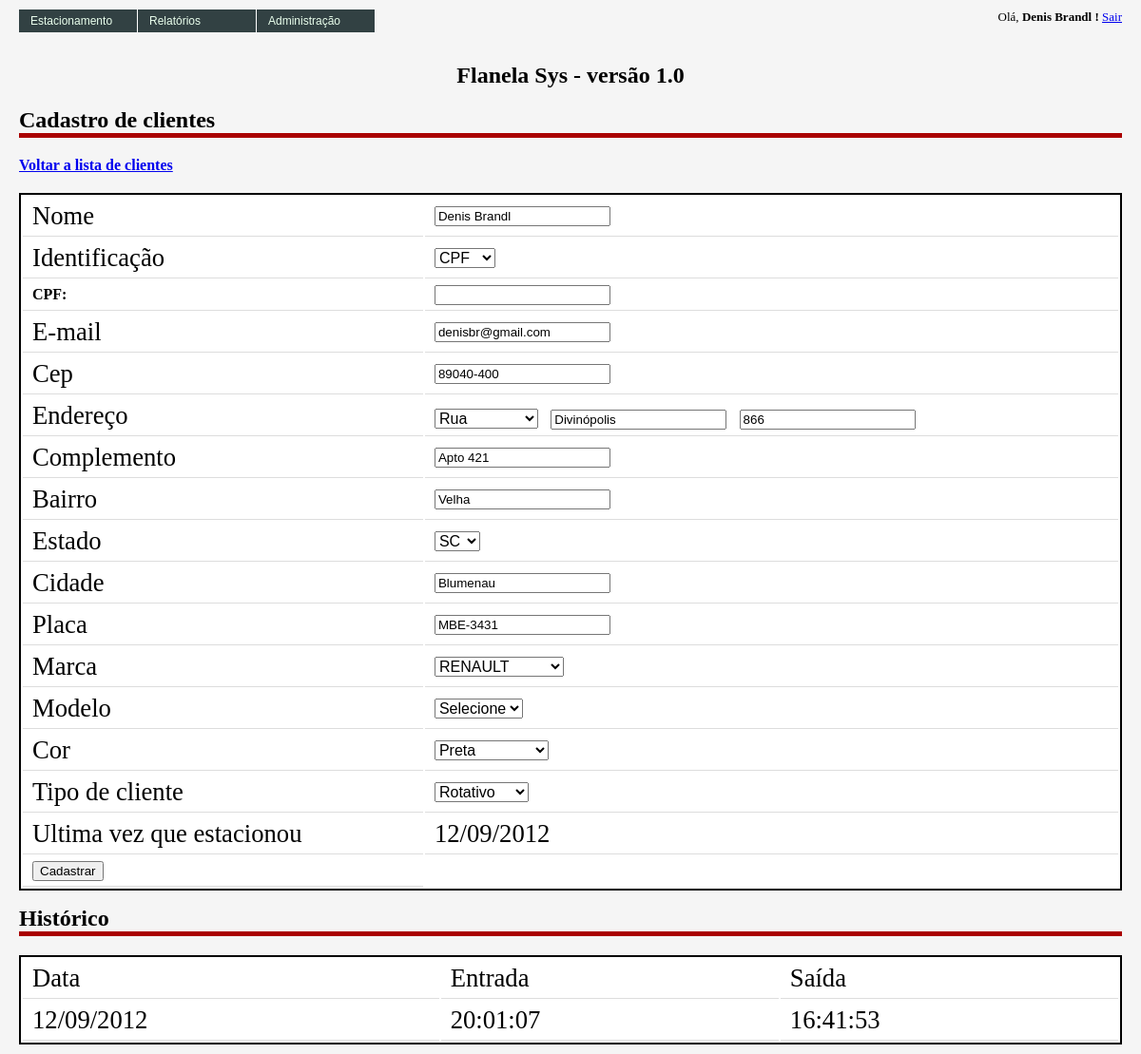
Before: /admin/clientes/cadastrar_cliente.php (signed in) with the older database file.
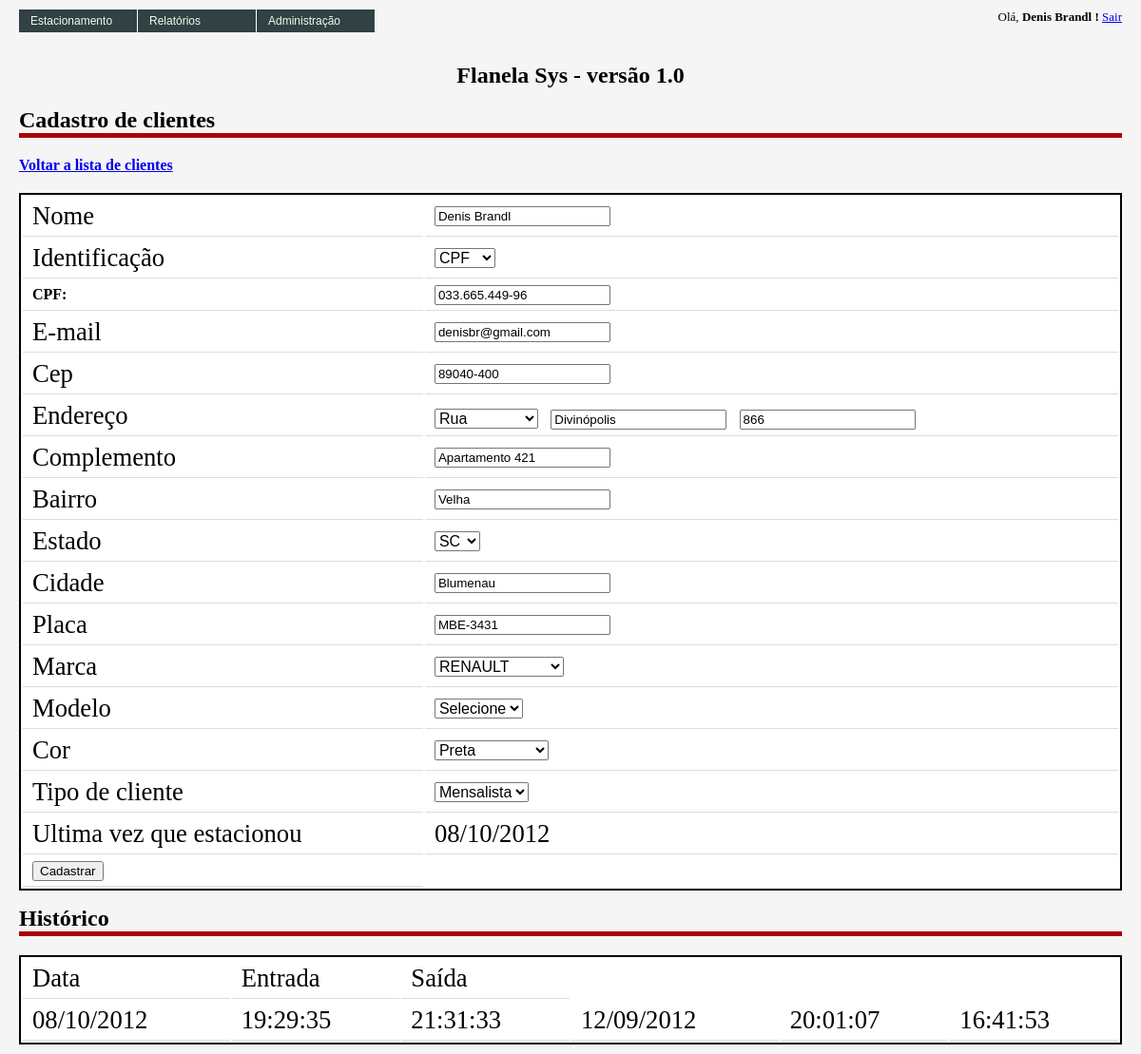
After: the same page with the newer database file.
### tables this page shows
CREATE TABLE IF NOT EXISTS `fla_clientes` (
  `cod_cliente` int(10) unsigned NOT NULL AUTO_INCREMENT,
  `nom_cliente` varchar(100) DEFAULT NULL,
  `cpf_cnpj_cliente` varchar(14) NOT NULL DEFAULT '0',
  `insc_municipal_cliente` varchar(14) NOT NULL DEFAULT '0',
  `insc_estadual_cliente` varchar(14) NOT NULL DEFAULT '0',
  `email_cliente` varchar(150) NOT NULL,
  `cep_cliente` varchar(9) NOT NULL DEFAULT '00000-000',
  `tip_rua_cliente` varchar(15) NOT NULL DEFAULT 'Rua',
  `des_end_cliente` varchar(200) NOT NULL,
  `num_end_cliente` int(6) NOT NULL DEFAULT '0',
  `com_end_cliente` varchar(150) NOT NULL,
  `bairro_end_cliente` varchar(150) NOT NULL,
  `estado_cliente` varchar(2) NOT NULL DEFAULT 'SC',
  `cidade_cliente` varchar(200) NOT NULL DEFAULT 'Blumenau',
  `tipo_cliente` varchar(1) NOT NULL DEFAULT 'R',
  `des_cor` int(6) DEFAULT NULL,
  `des_placa` varchar(8) NOT NULL,
  `cod_modelo` int(6) DEFAULT NULL,
  `cod_marca` int(6) DEFAULT NULL,
  PRIMARY KEY (`cod_cliente`)
);

CREATE TABLE IF NOT EXISTS `fla_rotatividade` (
  `cod_rotatividade` int(10) unsigned NOT NULL AUTO_INCREMENT,
  `des_placa` varchar(10) DEFAULT NULL,
  `hor_entrada` time DEFAULT NULL,
  `hor_saida` time DEFAULT NULL,
  `dat_cadastro` date DEFAULT NULL,
  `dat_saida` date DEFAULT NULL,
  `cod_preco` int(1) DEFAULT NULL,
  `val_total` decimal(5,2) DEFAULT NULL,
  `val_cobrado` decimal(5,2) DEFAULT NULL,
  `des_justificativa` varchar(200) DEFAULT NULL,
  `des_situacao` char(1) DEFAULT NULL,
  `cod_cartao` int(6) NOT NULL,
  `tem_permanencia` varchar(5) DEFAULT NULL,
  `val_desconto` decimal(5,2) DEFAULT '0.00',
  `cod_desconto` int(6) DEFAULT NULL,
  PRIMARY KEY (`cod_rotatividade`)
);

### classes/fla_clientes.class.php (called while the page is built, shortened)
<?php
class fla_clientes {
    public function consultahistorico($des_placa,$limite = null) {
        $objConexao = new fla_conexao();
        $arrHistorico = array();
        if (!is_null($limite))
            $limite = " LIMIT ".$limite;
        else
            $limite = "";
        $SQL = 'SELECT
                    dat_cadastro
                    , hor_entrada
                    , hor_saida
                 FROM
                    fla_rotatividade
                 WHERE
                    des_placa = "'.$des_placa.'"
                 ORDER BY
                    dat_cadastro DESC'.$limite;
        $rsHistorico = $objConexao->prepare($SQL);
        $rsHistorico->execute();
        $count = $rsHistorico->rowCount();
        $aux = 0;
        if ($count > 0) {
            while ($historico = $rsHistorico->fetch(PDO::FETCH_ASSOC)) {
                foreach ($historico as $key => $value) {
                    if (!empty($value))
                        $arrHistorico[$aux][$key] = $value;
                    else
                        $arrHistorico[$aux][$key] = 0;
                }
                $aux++;
            }
            return $arrHistorico;
        } else {
            return false;
        }
    }
    public function buscaClientes($objCliente) {
        $objConexao = new fla_conexao();
        $where = "";
        $separador = "";
        $colunas_select = "";
        $arrClientes = array();
        $parametros_where = get_object_vars($objCliente);
        $parametros_where = array_filter($parametros_where,'strlen');
        $arrAtributos = get_class_vars(get_class($objCliente));
        $countArrAtributos = count($arrAtributos);
        $aux = 1;
        if (is_array($arrAtributos)) {
            foreach ($arrAtributos as $key => $value) {
                if ($aux != $countArrAtributos)
                    $separador = ",";
                else
                    $separador = "";
                $colunas_select .= $key.$separador.chr(10);
                $aux++;
            }
        }
        $SQL = sprintf("select %s from fla_clientes rot %s",$colunas_select,$where);
        $rsClientes = $objConexao->prepare($SQL);
        $rsClientes->execute();
        $count = $rsClientes->rowCount();
        $aux = 0;
        if ($count > 0) {
            while ($clientes = $rsClientes->fetch(PDO::FETCH_ASSOC)) {
                foreach ($clientes as $key => $value) {
                    if (!empty($value))
                        $arrClientes[$aux][$key] = $value;
                    else
                        $arrClientes[$aux][$key] = 0;
                }
                $aux++;
            }
            return $arrClientes;
        } else {
            return false;
        }
        return $arrClientes;
    }
}
?>

### includes/funcao.php (called while the page is built, shortened)
<?php
    $arrEstadosSiglas = array("AC","AL","AM","AP","BA","CE","DF","ES","GO","MA","MG","MS","MT","PA","PB","PE","PI","PR","RJ","RN","RO","RR","RS","SC","SE","SP","TO");
    $arrTiposRuas  = array("Outros","Aeroporto","Alameda","Área","Avenida","Campo","Chácara","Colônia","Condomínio","Conjunto","Distrito","Esplanada","Estação","Estrada","Favela","Fazenda","Feira","Jardim","Ladeira","Lago","Lagoa","Largo","Loteamento","Morro","Núcleo","Parque","Passarela","Pátio","Praça","Quadra","Recanto","Residencial","Rodovia","Rua","Setor","Sítio","Travessa","Trecho","Trevo","Vale","Vereda","Via","Viaduto","Viela","Vila");
    function mostraData ($data) {
        if ($data!='') {
            return (substr($data,8,2).'/'.substr($data,5,2).'/'.substr($data,0,4));
        }
        else {
            return '';
        }
   }
    function mascara_string($mascara,$string)
    {
    $string = str_replace(" ","",$string);
    for($i=0;$i<strlen($string);$i++)
    {
        $mascara[strpos($mascara,"#")] = $string[$i];
    }
    return $mascara;
    }
?>

### admin/clientes/cadastrar_cliente.php (the view, shortened to what the rows shown need)
<?php
include_once('../../includes/config.php');
include_once('../../includes/funcao.php');
require_once($path_relative . 'verifica.php');
include_once($path_classes . 'fla_clientes.class.php');
include_once($path_classes . 'fla_cores.class.php');
include_once($path_relative . 'admin/clientes/processa.php');
$objClientes = new fla_clientes();
if ( (isset($_GET)) && (!empty($_GET['cod_cliente'])) || isset($_POST))
    $cod_cliente = $_GET["cod_cliente"];
else
    Header("Location:".$url);
$objClientes->ResetObject();
$objClientes->set_cod_cliente($cod_cliente);
if (is_array($objClientes->buscaClientes($objClientes))) {
    $arrCliente = $objClientes->buscaClientes($objClientes);
    $arrHistoricoUltimo = $objClientes->consultahistorico($arrCliente[0]["des_placa"],1);
    $arrHistoricoCompleto = $objClientes->consultahistorico($arrCliente[0]["des_placa"]);
} else {
    Header("Location:".$url);
}
$select_tipo_doc = "cpf";
if (strlen($arrCliente[0]["cpf_cnpj_cliente"]) == 14) {
    $select_tipo_doc = "cnpj";
    $arrCliente[0]["cpf_cnpj_cliente"] = mascara_string("##.###.###/####-##",$arrCliente[0]["cpf_cnpj_cliente"]);
    $arrCliente[0]["insc_municipal_cliente"] = mascara_string("###.###.###",$arrCliente[0]["insc_municipal_cliente"]);
    $arrCliente[0]["insc_estadual_cliente"] = mascara_string("###.###.###",$arrCliente[0]["insc_estadual_cliente"]);
} else {
    $select_tipo_doc = "cpf";
    $arrCliente[0]["cpf_cnpj_cliente"] = mascara_string("###.###.###-##",$arrCliente[0]["cpf_cnpj_cliente"]);
}
?>
<html>
    <head>
        <link href="../../images/style.css" rel="stylesheet" type="text/css" />
    </head>
    <body onLoad="exibeModeloSelect(<?php echo $arrCliente[0]['cod_marca']; ?>,<?php echo $arrCliente[0]['cod_modelo']; ?>);setaModelo(<?php echo $arrCliente[0]['cod_modelo']; ?>)">
        <div class="content">
<?php
include_once("../../menu.php");
?>
            <div class="data">
                <h1> Cadastro de clientes </h1>
                <form method="POST" action="cadastrar_cliente.php">
                    <table>
                        <tr>
                            <td> <input type="text" value="<?php echo $arrCliente[0]['nom_cliente']; ?>" id="nom_cliente" name="nom_cliente"></td>
                        </tr>
                        <tr>
                            <td>
                                <select name="select_tipo_doc" id="select_tipo_doc">
                                    <option value="cpf" <?php echo $select_tipo_doc == 'cpf' ? 'selected="selected"' : '';?>>CPF</option>
                                </select>
                            </td>
                        </tr>
                        <tr>
                            <td> <input type="text" value="<?php echo $arrCliente[0]['email_cliente'];?>" id="email_cliente" name="email_cliente"></td>
                        </tr>
                        <tr>
                            <td> <input type="text" value="<?php echo $arrCliente[0]['cep_cliente'];?>" id="cep_cliente" name="cep_cliente" onblur="getEndereco(this.value)"></td>
                        </tr>
                        <tr>
                            <td>
                                <select name="tip_rua_cliente" id="tip_rua_cliente">
                                <?php
                                    foreach($arrTiposRuas as $value) {
                                        if ($arrCliente[0]['tip_rua_cliente'] == $value)
                                            echo sprintf('<option selected="selected" value="%s">%1$s</option>',$value).chr(10);
                                        else
                                            echo sprintf('<option value="%s">%1$s</option>',$value).chr(10);
                                    }
                                ?>
                                </select>&nbsp;
                                <input type="text" value="<?php echo $arrCliente[0]['des_end_cliente'];?>" id="des_end_cliente" name="des_end_cliente">&nbsp;
                                <input type="text" value="<?php echo $arrCliente[0]['num_end_cliente'];?>" id="num_end_cliente" name="num_end_cliente">
                            </td>
                        </tr>
                        <tr>
                            <td> <input type="text" value="<?php echo $arrCliente[0]['com_end_cliente'];?>" id="com_end_cliente" name="com_end_cliente"></td>
                        </tr>
                        <tr>
                            <td> <input type="text" value="<?php echo $arrCliente[0]['bairro_end_cliente'];?>" id="bairro_end_cliente" name="bairro_end_cliente"></td>
                        </tr>
                        <tr>
                            <td>
                                <select id="estado_cliente" name="estado_cliente">
                                <?php
                                    foreach($arrEstadosSiglas as $value) {
                                        if ($arrCliente[0]['estado_cliente'] == $value)
                                            echo sprintf('<option selected="selected" value="%s">%1$s</option>',$value).chr(10);
                                        else
                                            echo sprintf('<option value="%s">%1$s</option>',$value).chr(10);
                                    }
                                ?>
                                </select>
                            </td>
                        </tr>
                        <tr>
                            <td> <input type="text" value="<?php echo $arrCliente[0]['cidade_cliente'];?>" id="cidade_cliente" name="cidade_cliente"></td>
                        </tr>
                        <tr>
                            <td> <input style="text-transform: uppercase;" type="text" value="<?php echo $arrCliente[0]['des_placa']; ?>" id="des_placa" name="des_placa"></td>
                        </tr>
                        <tr>
                            <td>
                                <select name="tipo_cliente" id="tipo_cliente">
                                    <option <?php echo $arrCliente[0]['tipo_cliente'] == "R" ? 'selected="selected"' : '';?> value="R">Rotativo</option>
                                    <option <?php echo $arrCliente[0]['tipo_cliente'] == "M" ? 'selected="selected"' : '';?> value="M">Mensalista</option>
                                </select>
                            </td>
                        </tr>
                        <tr>
                            <td> Ultima vez que estacionou </td>
                            <td> <?php echo mostraData($arrHistoricoUltimo[0]["dat_cadastro"]);?></td>
                        </tr>
                    </table>
                </form>
                <h1> Histórico </h1>
                <table>
                    <tr>
                        <?php
                            for ($i = 0; $i < count($arrHistoricoCompleto); $i++) {
                                echo sprintf("<td>%s</td>",  mostraData($arrHistoricoCompleto[$i]['dat_cadastro'])).chr(10);
                                echo sprintf("<td>%s</td>",  $arrHistoricoCompleto[$i]['hor_entrada']).chr(10);
                                echo sprintf("<td>%s</td>",  $arrHistoricoCompleto[$i]['hor_saida']).chr(10);
                            }
                        ?>
                    </tr>
                </table>
            </div>
        </div>
    </body>
</html>

Changed rows visible on the page:
changed fla_clientes "Denis Brandl": com_end_cliente "Apto 421" → "Apartamento 421"; tipo_cliente "Rotativo" → "Mensalista"
added fla_rotatividade: dat_cadastro "08/10/2012", hor_entrada "19:29:35", hor_saida "21:31:33"
Other visible differences:
form field cpf_cnpj_cliente: (not shown) → "033.665.449-96"
mostraData($arrHistoricoUltimo[0]["dat_cadastro"]): "12/09/2012" → "08/10/2012"
